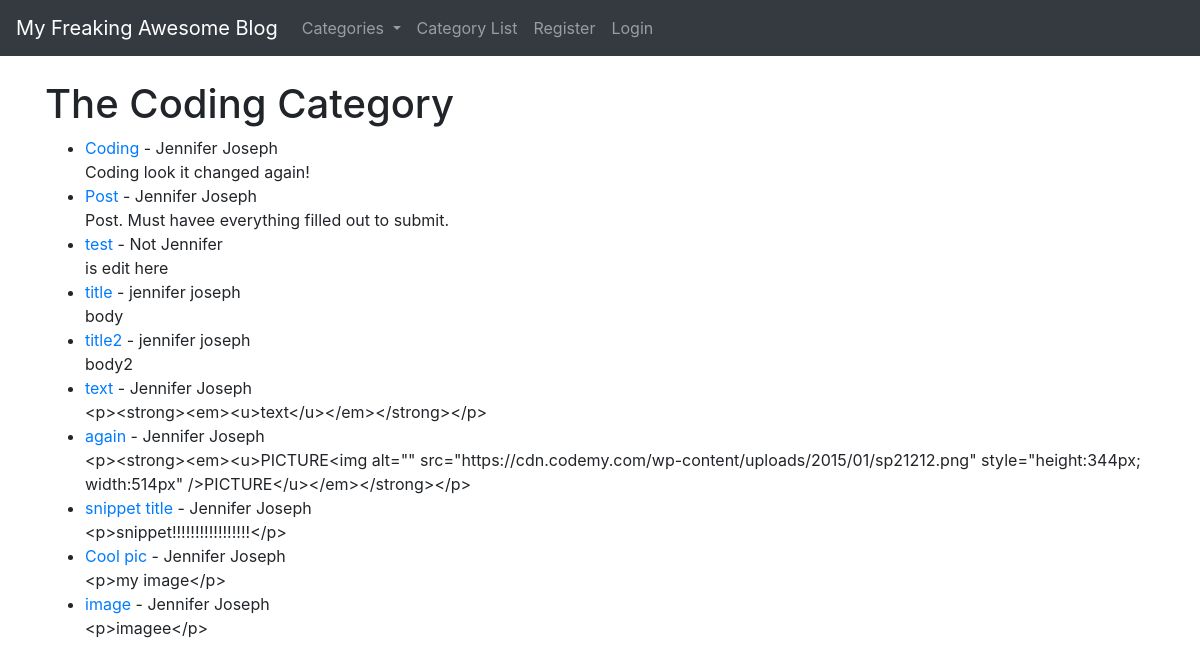
The page /category/Coding on the database its author committed.
### tutorialblog/models.py (models this page shows, shortened)
class Post(models.Model):
    title = models.CharField(max_length = 255)
    header_image = models.ImageField(null = True, blank = True, upload_to = "images/")
    title_tag = models.CharField(max_length = 255)#, default = "My Freaking Awesome Blog")
    author = models.ForeignKey(User, on_delete = models.CASCADE) # deletes blog post from a user that has been deleted
    category = models.CharField(max_length = 255, default = 'uncategorized')
    body = RichTextField(blank = True, null = True) # always migrate when you change models
    post_date = models.DateField(auto_now_add=True) # will happen automatically when new blog posts are created
    snippet = models.CharField(max_length = 255)
    likes = models.ManyToManyField(User, related_name = 'blog_post')

### tutorialblog/views.py (the view)
# urls.py: path('category/<str:cats>', CategoryView, name = "category"),  #<> will have the category that it is; note we name it cats here, and then have to use this name in CategoryView
def CategoryView(request, cats): # remember this (cats) is what we named it on the urls.py file; it is a string variable, the cats that gets passed is now going to have a - from our html...
    category_posts = Post.objects.filter(category=cats.replace('-',' '))    # so we use a little bit of python to replace all - with a space
    cat_menu_list = Category.objects.all()
    return render(request, 'categories.html', {'cats': cats.title().replace('-',' '), 'category_posts':category_posts, 'cat_menu_list':cat_menu_list}) #.title makes it cap

### tutorialblog/models.py (called while the page is built)
    def __str__(self):
        return self.name #lets us see category name on the admin back end

### tutorialblog/templates/categories.html (shortened to what this page needs)
{% extends 'base.html' %}
{% block content %}
{% if category_posts %}
    <h1>The {{ cats }} Category</h1>
    <ul>
    {% for post in category_posts %}
        <li> <a href = "{% url 'article-detail' post.pk %}"> {{post.title}}</a> - {{post.author.first_name}} {{post.author.last_name}}
            <br>
            {{ post.body }}
        </li>
    {% endfor %}
    </ul>
{% else %}
<h1>This page does not exist</h1>
{% endif %}
{% endblock %}

### rows shown on the page
Post: title "Coding", author.first_name "Jennifer", author.last_name "Joseph", body "Coding look it changed again!"
Post: title "Post", author.first_name "Jennifer", author.last_name "Joseph", body "Post. Must havee everything filled out to submit."
Post: title "test", author.first_name "Not", author.last_name "Jennifer", body "is edit here"
Post: title "title", author.first_name "jennifer", author.last_name "joseph", body "body"
Post: title "title2", author.first_name "jennifer", author.last_name "joseph", body "body2"
Post: title "text", author.first_name "Jennifer", author.last_name "Joseph", body "<p><strong><em><u>text</u></em></strong></p>"
Post: title "again", author.first_name "Jennifer", author.last_name "Joseph", body "<p><strong><em><u>PICTURE<img alt=\"\" src=\"https://cdn.codemy.com/wp-content/uploads/2015/01/sp21212.png\" style=\"height:344px; width:514px\" />PICTURE</u></em></strong></p>"
Post: title "snippet title", author.first_name "Jennifer", author.last_name "Joseph", body "<p>snippet!!!!!!!!!!!!!!!!!</p>"
Post: title "Cool pic", author.first_name "Jennifer", author.last_name "Joseph", body "<p>my image</p>"
Post: title "image", author.first_name "Jennifer", author.last_name "Joseph", body "<p>imagee</p>"

### other values the page prints
{{ cats }} "Coding"
